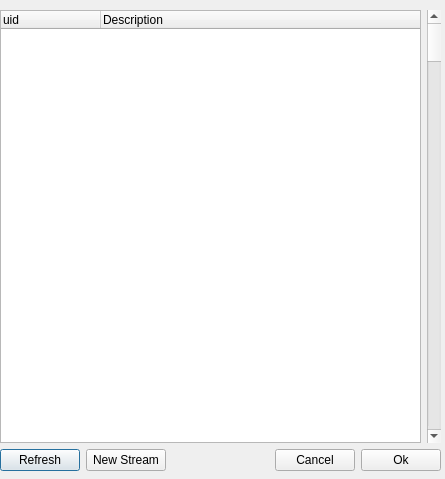
<?xml version="1.0" encoding="UTF-8"?>
<ui version="4.0">
 <class>StreamListDialog</class>
 <widget class="QDialog" name="StreamListDialog">
  <property name="geometry">
   <rect>
    <x>0</x>
    <y>0</y>
    <width>445</width>
    <height>479</height>
   </rect>
  </property>
  <property name="windowTitle">
   <string>Select Stream</string>
  </property>
  <property name="windowIcon">
   <iconset resource="watcherResources.qrc">
    <normaloff>:/icons/resources/watcher.png</normaloff>:/icons/resources/watcher.png</iconset>
  </property>
  <widget class="QWidget" name="verticalLayoutWidget">
   <property name="geometry">
    <rect>
     <x>0</x>
     <y>10</y>
     <width>441</width>
     <height>461</height>
    </rect>
   </property>
   <layout class="QVBoxLayout" name="verticalLayout">
    <item>
     <layout class="QHBoxLayout" name="horizontalLayout">
      <item>
       <widget class="QTreeWidget" name="treeWidget">
        <property name="columnCount">
         <number>2</number>
        </property>
        <column>
         <property name="text">
          <string>uid</string>
         </property>
        </column>
        <column>
         <property name="text">
          <string>Description</string>
         </property>
        </column>
       </widget>
      </item>
      <item>
       <widget class="QScrollBar" name="verticalScrollBar">
        <property name="orientation">
         <enum>Qt::Vertical</enum>
        </property>
       </widget>
      </item>
     </layout>
    </item>
    <item>
     <layout class="QHBoxLayout" name="horizontalLayout_2">
      <item>
       <widget class="QPushButton" name="refreshButton">
        <property name="text">
         <string>Refresh</string>
        </property>
       </widget>
      </item>
      <item>
       <widget class="QPushButton" name="newStreamButton">
        <property name="text">
         <string>New Stream</string>
        </property>
       </widget>
      </item>
      <item>
       <spacer name="horizontalSpacer">
        <property name="orientation">
         <enum>Qt::Horizontal</enum>
        </property>
        <property name="sizeHint" stdset="0">
         <size>
          <width>40</width>
          <height>20</height>
         </size>
        </property>
       </spacer>
      </item>
      <item>
       <widget class="QPushButton" name="cancelButton">
        <property name="text">
         <string>Cancel</string>
        </property>
       </widget>
      </item>
      <item>
       <widget class="QPushButton" name="ok_btn">
        <property name="text">
         <string>Ok</string>
        </property>
       </widget>
      </item>
     </layout>
    </item>
   </layout>
  </widget>
 </widget>
 <resources>
  <include location="watcherResources.qrc"/>
 </resources>
 <connections>
  <connection>
   <sender>cancelButton</sender>
   <signal>clicked()</signal>
   <receiver>StreamListDialog</receiver>
   <slot>hide()</slot>
   <hints>
    <hint type="sourcelabel">
     <x>314</x>
     <y>456</y>
    </hint>
    <hint type="destinationlabel">
     <x>173</x>
     <y>485</y>
    </hint>
   </hints>
  </connection>
 </connections>
</ui>
